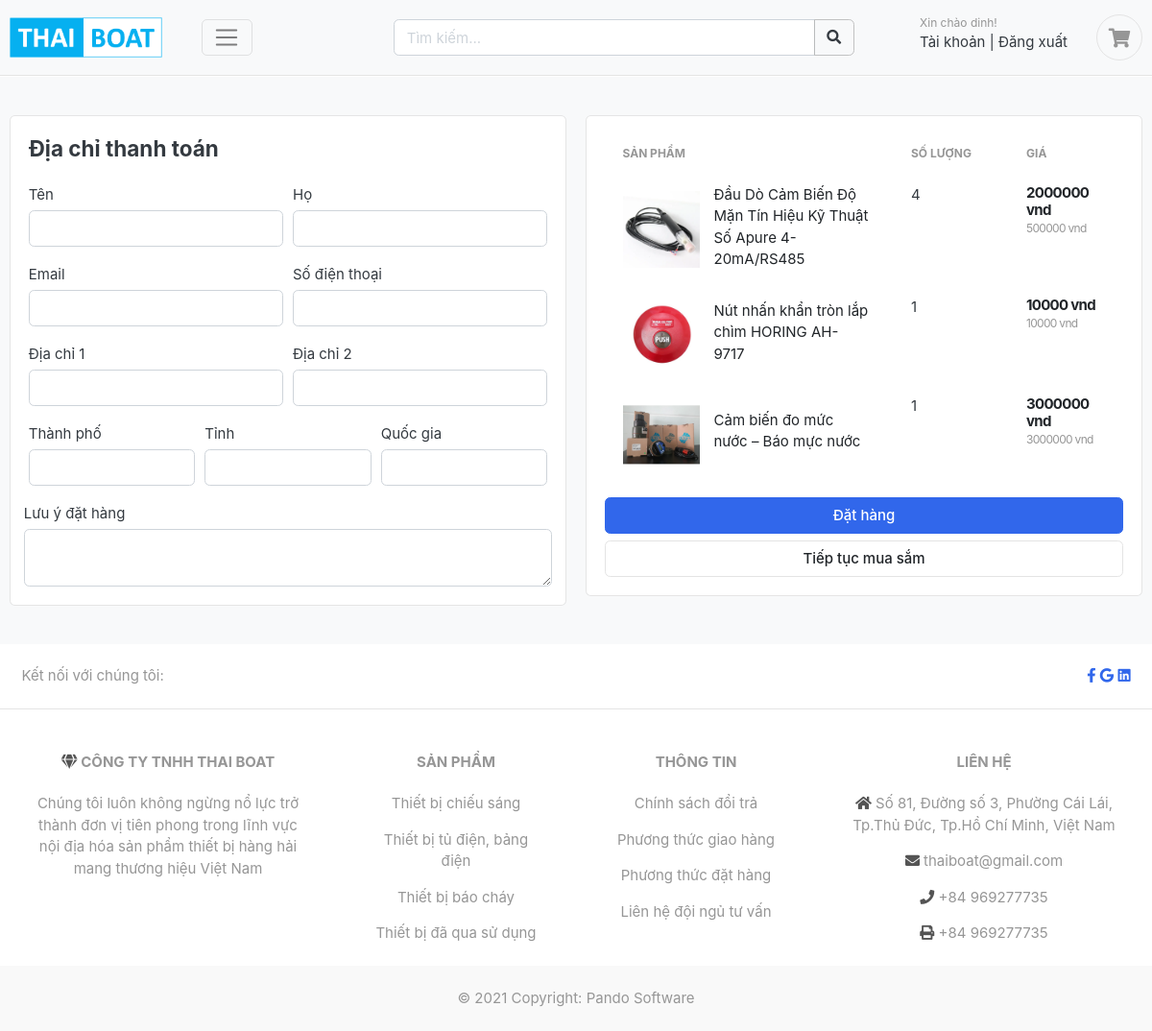
The page /carts/checkout/ (signed in) on the database its author committed.
### accounts/models.py (models this page shows, shortened)
class Account(AbstractBaseUser):
    first_name = models.CharField(max_length=100)
    last_name = models.CharField(max_length=100)
    username = models.CharField(max_length=250, unique=True)
    email = models.EmailField(max_length=100, unique=True)
    phone_number = models.CharField(max_length=50)
    date_joined = models.DateTimeField(auto_now_add=True)
    last_login = models.DateTimeField(auto_now_add=True)
    is_admin = models.BooleanField(default=False)
    is_staff = models.BooleanField(default=False)
    is_active = models.BooleanField(default=True)
    is_superadmin = models.BooleanField(default=False)
    USERNAME_FIELD = 'email'    # Trường quyêt định khi login
    REQUIRED_FIELDS = ['username', 'first_name', 'last_name']    # Các trường yêu cầu khi đk tài khoản (mặc định đã có email), mặc định có password
    objects = MyAccountManager()

### carts/models.py (models this page shows, shortened)
class CartItem(models.Model):
    user = models.ForeignKey(Account, on_delete=models.CASCADE, null=True)
    product = models.ForeignKey(Product, on_delete=models.CASCADE)
    cart = models.ForeignKey(Cart, on_delete=models.CASCADE, null=True)
    quantity = models.IntegerField()
    is_active = models.BooleanField(default=True)
    def sub_total(self):
        return self.quantity * self.product.price

### store/models.py (models this page shows, shortened)
class Product(models.Model):
    product_name = models.CharField(max_length=255, unique=True)
    slug = models.SlugField(max_length=200, unique=True)
    description = CKEditor5Field('Text', config_name='extends', blank=True)
    price = models.IntegerField()
    images = models.ImageField(upload_to='photos/products')
    stock = models.IntegerField()
    is_available = models.BooleanField(default=True)
    category = models.ForeignKey(Category, on_delete=models.CASCADE)    # Khi xóa category thì Product bị xóa
    created_date = models.DateTimeField(auto_now_add=True)
    modified_date = models.DateTimeField(auto_now=True)
    def get_url(self):
        return reverse('product_detail', args=[self.category.slug, self.slug])

### carts/views.py (the view)
# urls.py: path('checkout/', views.checkout, name='checkout')
@login_required(login_url='login')
def checkout(request, total=0, quantity=0, cart_items=None):
    try:
        cart_items = CartItem.objects.filter(user=request.user, is_active=True)
        for cart_item in cart_items:
            total += cart_item.product.price * cart_item.quantity
            quantity += cart_item.quantity
        tax = total * 2 / 100
        grand_total = total + tax
    except ObjectDoesNotExist:
        pass    # Chỉ bỏ qua
    context = {
        'total': total,
        'quantity': quantity,
        'cart_items': cart_items,
        'tax': tax if "tax" in locals() else "",
        'grand_total': grand_total,
    }
    return render(request, 'store/checkout.html', context=context)

### templates/store/checkout.html (shortened to what this page needs)
{% extends 'base.html' %}
{% load static %}
{% block content %}
<section class="section-content padding-y bg section-top">
    <div class="container">
        <div class="row">
            <aside class="col-lg-6">
                <div class="card">
                    <div class="card-body">
                        <h4 class="card-title mb-4">Địa chỉ thanh toán</h4>
                        <form action="{% url 'place_order' %}" method="POST">
                            <div class="form-row">
                                <div class="col form-group">
                                    <label for="">Tên</label>
                                    <input type="text" name="first_name" class="form-control" required>
                                </div>
                                <div class="col form-group">
                                    <label for="">Họ</label>
                                    <input type="text" name="last_name" class="form-control" required>
                                </div>
                            </div>
                            <div class="form-row">
                                <div class="col form-group">
                                    <label for="">Email</label>
                                    <input type="email" name="email" class="form-control" required>
                                </div>
                                <div class="col form-group">
                                    <label for="">Số điện thoại</label>
                                    <input type="text" name="phone" class="form-control" required>
                                </div>
                            </div>
                            <div class="form-row">
                                <div class="col form-group">
                                    <label for="">Địa chỉ 1</label>
                                    <input type="text" name="address_line_1" class="form-control" required>
                                </div>
                                <div class="col form-group">
                                    <label for="">Địa chỉ 2</label>
                                    <input type="text" name="address_line_2" class="form-control">
                                </div>
                            </div>
                            <div class="form-row">
                                <div class="col form-group">
                                    <label for="">Thành phố</label>
                                    <input type="text" name="city" class="form-control" required>
                                </div>
                                <div class="col form-group">
                                    <label for="">Tỉnh</label>
                                    <input type="text" name="state" class="form-control" required>
                                </div>
                                <div class="col form-group">
                                    <label for="">Quốc gia</label>
                                    <input type="text" name="country" class="form-control" required>
                                </div>
                            </div>
                            <div class="form-row">
                                <label for="">Lưu ý đặt hàng</label>
                                <textarea name="order_note" rows="2" class="form-control"></textarea>
                            </div>
                    </div>
                </div>
            </aside>
            <aside class="col-lg-6">
                <div class="card">
                    <div class="card-body">
                        <table class="table table-borderless table-shopping-cart">
                            <thead class="text-muted">
                                <tr class="small text-uppercase">
                                    <th scope="col">Sản phẩm</th>
                                    <th scope="col" width="120">Số lượng</th>
                                    <th scope="col" width="120">Giá</th>
                                </tr>
                            </thead>
                            <tbody>
                                {% for cart_item in cart_items %}
                                <tr>
                                    <td>
                                        <figure class="itemside align-items-center">
                                            <div class="aside"><img src="{{ cart_item.product.images.url }}"
                                                    class="img-sm"></div>
                                            <figcaption class="info">
                                                <a href="{{ cart_item.product.get_url }}" class="title text-dark">
                                                    {{ cart_item.product.product_name }}</a>
                                            </figcaption>
                                        </figure>
                                    </td>
                                    <td>
                                        <label for="">{{cart_item.quantity}}</label>
                                    </td>
                                    <td>
                                        <div class="price-wrap">
                                            <var class="price">{{ cart_item.sub_total }} vnd</var>
                                            <small class="text-muted">{{ cart_item.product.price }} vnd</small>
                                        </div>
                                    </td>
                                </tr>
                                {% endfor %}
                            </tbody>
                        </table>
                        <button type="submit" name="submit" class="btn btn-primary btn-block">Đặt hàng</button>
                        <a href="{% url 'store' %}" class="btn btn-light btn-block">Tiếp tục mua sắm</a>
                    </div>
                </div>
            </aside>
        </div>
    </div>
</section>
{% endblock %}

### templates/includes/navbar.html (shortened to what this page needs)
{% load static %}
<header class="section-header bg fixed-top">
    <section class="header-main border-bottom padding-mobile">
        <div class="container">
            <div class="row align-items-center">
                <div class="col-lg-2 col-md-3 col-6">
                    <a href="{% url 'home' %}" class="brand-wrap logo-top">
                        <img class="logo" src="{% static './images/logo.png' %}">
                    </a>
                </div>
                <div class="col-lg-2 col-md-3 col-6">
                    <button class="navbar-toggler navber-right" type="button" data-toggle="collapse" data-target="#navbarTop5"
                    aria-controls="navbarNav" aria-expanded="false" aria-label="Toggle navigation">
                        <span class="navbar-toggler-icon"></span>
                    </button>
                </div>
                <div class="col-lg  col-md-6 col-sm-12 col">
                    <form action="{% url 'search' %}" class="search" method="GET">
                        <div class="input-group w-100">
                            <input type="text" class="form-control" style="width:50%;" placeholder="Tìm kiếm..." name="q" value="{{ q }}">
                            <div class="input-group-append">
                                <button class="btn" type="submit" style="border:1px solid rgba(181, 181, 181, 0.8);">
                                    <i class="fa fa-search"></i>
                                </button>
                            </div>
                        </div>
                    </form>
                </div>
                <div class="disk-block col-lg-3 col-sm-6 col-8 order-2 order-lg-3">
                    <div class="d-flex justify-content-end mb-3 mb-lg-0">
                        {% if user.id is None %}
                        <div class="widget-header">
                            <small class="title text-muted">Thai Boat chào mừng bạn</small>
                            <div>
                                <a href="{% url 'login' %}">Đăng nhập</a> <span class="dark-transp"> | </span>
                                <a href="{% url 'register' %}"> Đăng ký</a>
                            </div>
                        </div>
                        {% else %}
                        <div class="widget-header">
                            <small class="title text-muted">Xin chào {{ user.first_name }}!</small>
                            <div>
                                <a href="{% url 'dashboard' %}">Tài khoản</a> <span class="dark-transp"> | </span>
                                <a href="{% url 'logout' %}"> Đăng xuất</a>
                            </div>
                        </div>
                        {% endif %}
                        <a href="{% url 'cart' %}" class="widget-header pl-3 ml-3">
                            <div class="icon icon-sm rounded-circle border"><i class="fa fa-shopping-cart"></i>
                            </div>
                        </a>
                    </div>
                </div>
            </div>
        </div>
    </section>
</header>

### static/css/ui.css (style rules this page uses)
html { font-family: "Inter", sans-serif; font-size: 15px; }
.price-wrap { letter-spacing: -0.7px; }
.icon-xs, .icon-sm, .icon-md, .icon-lg { display: inline-block; text-align: center; flex-shrink: 0; flex-grow: 0; }
.icon-sm { width: 48px; height: 48px; line-height: 48px !important; font-size: 20px; }
.img-xs, .img-sm, .img-md, .img-lg { -o-object-fit: cover; object-fit: cover; flex-shrink: 0; flex-grow: 0; }
.img-sm { width: 80px; height: 80px; }
.padding-y { padding-top: 40px; padding-bottom: 40px; }
var { font-style: normal; }
figure { margin-bottom: 0; }
article:after, .form-group:after { display: block; clear: both; content: ""; }
.bg { background-color: #f8f9fa; }
.header-main { position: relative; padding-top: 1rem; padding-bottom: 1rem; }
.brand-wrap .logo, .navbar-brand .logo { margin-right: 7px; max-height: 42px; display: inline-block; }
.widget-header { display: inline-block; vertical-align: middle; position: relative; }
.widget-header a { color: #343a40; }
.widget-header i { color: #969696; }
.widget-header .title { display: block; }
.btn-light { background-color: #fff; border-color: #e4e4e4; }
.itemside { position: relative; display: flex; width: 100%; }
.itemside .aside { position: relative; flex-shrink: 0; }
.itemside .info { padding-left: 15px; padding-right: 7px; }
.itemside .title { display: block; margin-bottom: 5px; color: #212529; }
.price { font-weight: 600; color: #212529; }
.table-shopping-cart.table td, .table-shopping-cart.table th { padding-left: 1.25rem; padding-right: 1.25rem; }
.table-shopping-cart .price-wrap { line-height: 1.2; }
.table-shopping-cart .price { font-weight: bold; margin-right: 5px; display: block; }

### static/css/navbar.css (style rules this page uses)
.section-top { margin-top: 80px; }

### static/css/content-styles.css (style rules this page uses)
:root { --ck-color-image-caption-background: hsl(0, 0%, 97%); --ck-color-image-caption-text: hsl(0, 0%, 20%); --ck-color-mention-background: hsla(341, 100%, 30%, 0.1); --ck-color-mention-text: hsl(341, 100%, 30%); --ck-color-table-caption-background: hsl(0, 0%, 97%); --ck-color-table-caption-text: hsl(0, 0%, 20%); --ck-highlight-marker-blue: hsl(201, 97%, 72%); --ck-highlight-marker-green: hsl(120, 93%, 68%); --ck-highlight-marker-pink: hsl(345, 96%, 73%); --ck-highlight-marker-yellow: hsl(60, 97%, 73%); --ck-highlight-pen-green: hsl(112, 100%, 27%); --ck-highlight-pen-red: hsl(0, 85%, 49%); --ck-image-style-spacing: 1.5em; --ck-inline-image-style-spacing: calc(var(--ck-image-style-spacing) / 2); --ck-todo-list-checkmark-size: 16px; }

### rows shown on the page
Account: first_name "dinh"
CartItem: product.images (picture), product.product_name "Đầu Dò Cảm Biến Độ Mặn Tín Hiệu Kỹ Thuật Số Apure 4-20mA/RS485", quantity "4", sub_total "2000000", product.price "500000"
CartItem: product.images (picture), product.product_name "Nút nhấn khẩn tròn lắp chìm HORING AH-9717", quantity "1", sub_total "10000", product.price "10000"
CartItem: product.images (picture), product.product_name "Cảm biến đo mức nước – Báo mực nước", quantity "1", sub_total "3000000", product.price "3000000"
